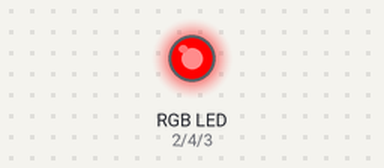
This sketch was run on a simulated Arduino Uno, built with avr-gcc and run on an emulated ATmega328P. Shown: an RGB LED mixed from three pins (HIGH = lit).

Above: at 0.5 s.
At 1.5 s:
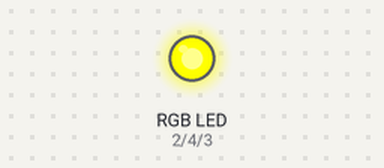
At 5.5 s:
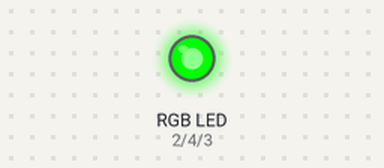
Timing chart, 0 to 6.9 s (numbered marks = the images above):
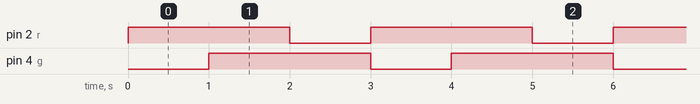

The sketch:

14_04_26_semafororgb.ino
```cpp
#define r 2
#define b 3
#define g 4
void setup()
{
  pinMode(r, OUTPUT);
  pinMode(g, OUTPUT);
  pinMode(b, OUTPUT);
}

void loop()
{
  digitalWrite(r, HIGH);
  digitalWrite(g, LOW);
  digitalWrite(b, LOW);
  delay(1000); // Wait for 1000 millisecond(s)
  digitalWrite(r, HIGH);
  digitalWrite(g, HIGH);
  digitalWrite(b, LOW);
  delay(1000); // Wait for 1000 millisecond(s)
  digitalWrite(r, LOW);
  digitalWrite(g, HIGH);
  digitalWrite(b, LOW);
  delay(1000);
}
```

Measured:
- by itself, pin 2 (r), pin 4 (g): alternates HIGH for 2.0 s and LOW for 1.0 s
- by itself, everything shown: repeats every 3.0 s, in 3 steps
